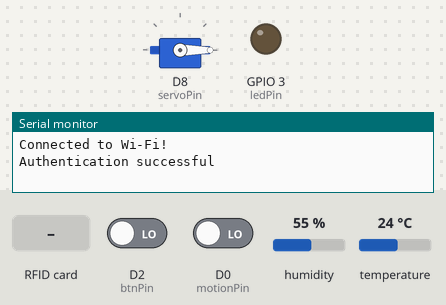
Bench run of a sketch on a simulated ESP8266 (NodeMCU). Shown: servo, output pins drawn as LEDs (lit = HIGH), the last lines printed to the serial monitor. The test bench sets the inputs (shaded band); at power-on: D2 (btnPin) LOW, D0 (motionPin) LOW, humidity 55 %, temperature 24 °C. WiFi joins after 1.5 s; servers stay silent unless stated; network time is answered at once with the bench clock; the local clock reads 2024-03-15 10:24:30 at power-on unless the sketch sets it.

Above: at 3.0 s.
3.1 s: D2 (btnPin) driven HIGH
10.0 s: D0 (motionPin) driven HIGH
At 11.4 s:
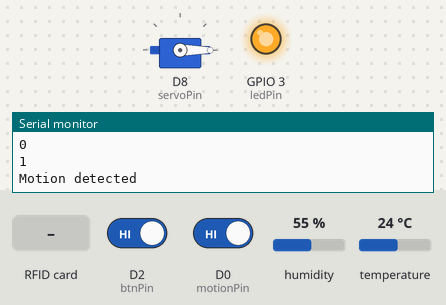
16.9 s: RFID card 13 01 05 28 26 held to the reader
26.6 s: D2 (btnPin) driven LOW
At 27.7 s:
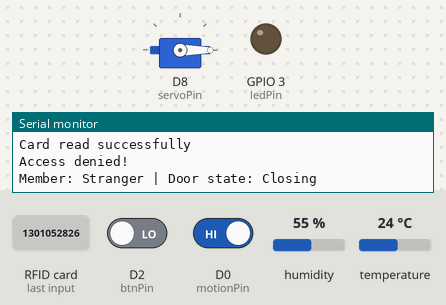
Timing chart, 0 to 29.6 s (numbered marks = the images above; inputs shaded):
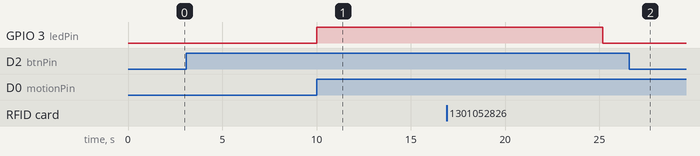

The sketch:

myProject.ino
```cpp
#define BLYNK_TEMPLATE_ID "TMPL6bZp2avSF"
#define BLYNK_TEMPLATE_NAME "Quickstart Template"
#define BLYNK_AUTH_TOKEN "-k_JxaBpfmpER7SD5cZswJm-JFZRDG9F"

// Blynk and WifiManager
#define BLYNK_PRINT Serial
#include <ESP8266WiFi.h>
#include <WiFiManager.h>
#include <BlynkSimpleEsp8266.h>

// Components
#include <Servo.h>
#include <SPI.h>
#include <MFRC522.h>
#include <DHT.h>

// Firebase
#include <Firebase_ESP_Client.h>
#include <NTPClient.h>
#include <WiFiUdp.h>
#include "addons/TokenHelper.h"
#include "addons/RTDBHelper.h"

#define API_KEY "AIzaSyCPsKYhZx427i0gktm2CuwBVaSzPBHQnAA"
#define DATABASE_URL "https://minh-iot-house-default-rtdb.asia-southeast1.firebasedatabase.app/"

WiFiUDP ntpUDP;
NTPClient timeClient(ntpUDP, "pool.ntp.org");

FirebaseData fbdo;
FirebaseAuth auth;
FirebaseConfig config;
FirebaseJson json;

// PIN configuration
WidgetLED led(V2);
const int btnPin = D2;
const int motionPin = D0;
const int ledPin = 3;
const int servoPin = D8;
int pos = 0;
bool isAuth = false;
constexpr uint8_t RST_PIN = D3;
constexpr uint8_t SS_PIN = D4;

Servo myservo;
MFRC522 rfid(SS_PIN, RST_PIN); // Instance of the class
MFRC522::MIFARE_Key key;
String tag;
String memberName;

enum DoorState { CLOSE, OPEN };

DoorState currentDoorState = CLOSE;
unsigned long motionDetectedTime = 0;
const unsigned long motionTimeout = 15000;

WiFiManager wifiMn;
bool signupOK = false;
#define DHTPIN D1
#define DHTTYPE DHT11
DHT dht(DHTPIN, DHTTYPE);

void setup()
{
  Serial.begin(115200);
  timeClient.begin();
  timeClient.setTimeOffset(25200);

  pinMode(motionPin, INPUT);
  pinMode(ledPin, FUNCTION_3);
  pinMode(ledPin, OUTPUT);
  pinMode(btnPin, INPUT);

  dht.begin(); // DHT11
  myservo.attach(servoPin); // Servo
  myservo.write(pos);
  SPI.begin(); // RFID
  rfid.PCD_Init();

  // wifiMn.resetSettings();
  if (!wifiMn.autoConnect("Bui Minh")) {
    Serial.println("Failed to connect and hit timeout");
    ESP.reset();
    delay(1000);
  } Serial.println("Connected to Wi-Fi!");

  config.api_key = API_KEY;
  config.database_url = DATABASE_URL;

  if (Firebase.signUp(&config, &auth, "", "")) {
      Serial.println("Authentication successful");
      signupOK = true;
  } else {
      Serial.printf("Authentication failed: %s\n", config.signer.signupError.message.c_str());
  }

  config.token_status_callback = tokenStatusCallback;
  Firebase.begin(&config, &auth);
  Firebase.reconnectWiFi(true);

  // Blynk
  Blynk.config(BLYNK_AUTH_TOKEN);
  Blynk.connect();
}

// Path for DHT
String dhtPath = "/DHT11";
String humidityPath = "/humidity";
String temperaturePath = "/temperature";
String DhtParentPath;
// Path for Motion
String motionPath = "/House";
String memberPath = "/Member";
String doorStatePath = "/Door";
String houseParentPath;

void loop()
{
  Blynk.run();

  int btnState = digitalRead(btnPin);
  if (btnState == HIGH) {

      memberName = "";
      tag = "";

      if (checkRFID()) {
        openDoor();
        SendMotionData();
        delay(3000);
      }

      int motionState = digitalRead(motionPin);
      Serial.println(motionState);
      if (motionState == HIGH)
      {
        Serial.println("Motion detected");
        motionDetectedTime = millis();
        // Turn on the led
        digitalWrite(ledPin, HIGH);
        led.setValue(255);
        // --------------
        if (currentDoorState == OPEN) { closeDoor(); }

        isAuth = false;
        memberName = "";
        tag = "";

        while (millis() - motionDetectedTime < motionTimeout)
        {
          if (checkRFID())
          {
            Serial.println("You're in, open the door");
            digitalWrite(ledPin, LOW);
            led.setValue(0);
            openDoor();
            isAuth = true;
            break;
          }
        }

        if (!isAuth)
        {
          closeDoor();
        }

        SendMotionData();

        digitalWrite(ledPin, LOW);
        led.setValue(0);
        delay(4000);
      }
  } else {
      delay(1000);

      float humidity = dht.readHumidity();
      float temperature = dht.readTemperature();

      if (isnan(humidity) || isnan(temperature))
      {
          Serial.println(F("Failed to read from DHT sensor!"));
          Blynk.virtualWrite(V0, 0);
          Blynk.virtualWrite(V1, 0);
          return;
      }

      Blynk.virtualWrite(V0, temperature);
      Blynk.virtualWrite(V1, humidity);

      // Serial.print("Humidity: ");
      // Serial.print(humidity);
      // Serial.print(" %\t");
      // Serial.print("Temperature: ");
      // Serial.print(temperature);
      // Serial.println(" °C");

      if (Firebase.ready() && signupOK) {
          delay(5000);
          String datetime = getDatetime();
          DhtParentPath = dhtPath + "/" + datetime;
          // set the JSON strings for humidity and temperature
          json.set(humidityPath.c_str(), humidity);
          json.set(temperaturePath.c_str(), temperature);
          // send data to the real-time database
          if (Firebase.RTDB.setJSON(&fbdo, DhtParentPath.c_str(), &json)) {
              Serial.print("Humidity and Temperature path - ");
              Serial.println(fbdo.dataPath());
          } else {
              Serial.println("ERROR: " + fbdo.errorReason());
          }
      }
  }

}

void SendMotionData() {
  if (Firebase.ready() && signupOK) {
      String datetime = getDatetime();
      houseParentPath = motionPath + "/" + datetime;
      String curDoorState;
      if (currentDoorState == OPEN) { curDoorState = "Opening"; }
      else { curDoorState = "Closing"; }
      if (memberName == "") { memberName = "Stranger"; }
      json.set(memberPath.c_str(), memberName);
      json.set(doorStatePath.c_str(), curDoorState);
      // send data to the real-time database
      if (Firebase.RTDB.setJSON(&fbdo, houseParentPath.c_str(), &json)) {
          Serial.print("Member: " + memberName + " | Door state: " + curDoorState);
          Serial.println(fbdo.dataPath());
      } else {
          Serial.println("ERROR: " + fbdo.errorReason());
      }
  }
}

void openDoor()
{
  if (currentDoorState == CLOSE)
  {
    for (pos = 0; pos <= 150; pos += 1)
    {
      myservo.write(pos);
      delay(15);
    }
    currentDoorState = OPEN;
  }
}

void closeDoor()
{
  if (currentDoorState == OPEN)
  {
    for (pos = 150; pos >= 0; pos -= 1)
    {
      myservo.write(pos);
      delay(15);
    }
    currentDoorState = CLOSE;
  }
}

bool checkRFID()
{
  if (!rfid.PICC_IsNewCardPresent())
    return false;

  if (rfid.PICC_ReadCardSerial())
  {
    Serial.println("Card read successfully");

    for (byte i = 0; i < 4; i++)
    {
      tag += rfid.uid.uidByte[i];
    }

    if (tag == "1301052826")
    {
      Serial.println("Access successfully!");
      memberName = "Minh cute";
      tag = "";
      rfid.PICC_HaltA();
      rfid.PCD_StopCrypto1();
      return true;
    }
    else if (tag == "249225790")
    {
      Serial.println("Access successfully!");
      memberName = "Mom";
      tag = "";
      rfid.PICC_HaltA();
      rfid.PCD_StopCrypto1();
      return true;
    }
    else
    {
      Serial.println("Access denied!");
      tag = "";
      rfid.PICC_HaltA();
      rfid.PCD_StopCrypto1();
      return false;
    }
  }

  return false;
}

String getDatetime() {
    timeClient.update();
    time_t epochTime = timeClient.getEpochTime();
    struct tm *ptm = gmtime((time_t *)&epochTime);
    return String(ptm->tm_mday) + "-" + String(ptm->tm_mon + 1) + "-" + String(ptm->tm_year + 1900) + " " + timeClient.getFormattedTime();
}
```

Measured:
- after the input at 10.0 s, GPIO 3 (ledPin): LOW → HIGH at once
- after the input at 26.6 s, GPIO 3 (ledPin): stays LOW (without the input it goes to HIGH after 2.6 s)
